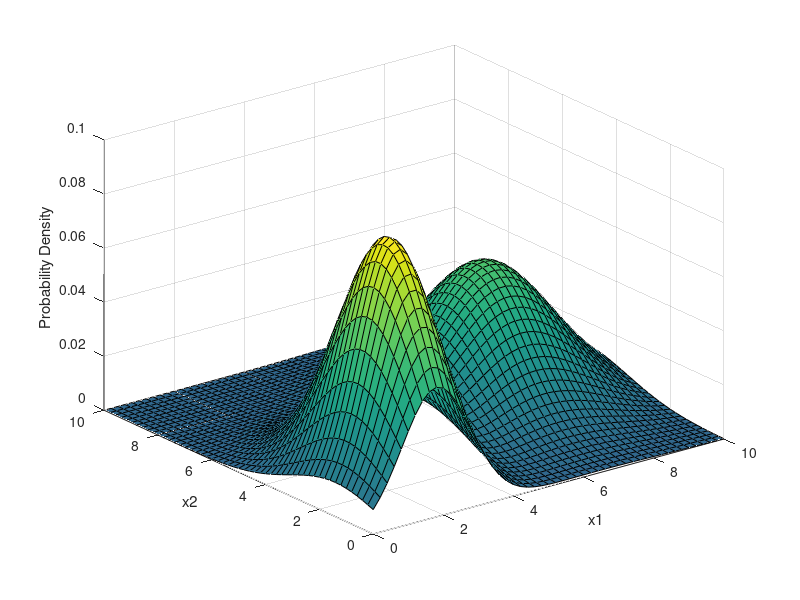

This figure's MATLAB source: (Note: this script raises an error after producing the figure.)

mu1 = [2 2];                            % posision [x1 x2]
Sigma1 = [1 .3; .3 3];                  % shape [(width of x1) (?) ; (?) (width of x2)]

mu2 = [7 5];                            % posision [x1 x2]
Sigma2 = [3 .3; .3 3];                  % shape [(width of x1) (?) ; (?) (width of x2)]

x1 = 0:.2:10; x2 = 0:.2:10;
[X1,X2] = meshgrid(x1,x2);

F1 = mvnpdf([X1(:) X2(:)],mu1,Sigma1);  % tall
F2 = mvnpdf([X1(:) X2(:)],mu2,Sigma2);  % fat

F = F1 + F2;                            % add a number (2) of "hotstops"  (check how merge???)
F = reshape(F,length(x2),length(x1));

% plot
figure;
surf(x1,x2,F);
caxis([min(F(:))-.5*range(F(:)),max(F(:))]);
axis([0 10 0 10 0 .1])
% lable
xlabel('x1');
ylabel('x2');
zlabel('Probability Density');

% heatmap???
figure;
h = heatmap(F);
h.GridVisible = 'off';
colormap('jet');
